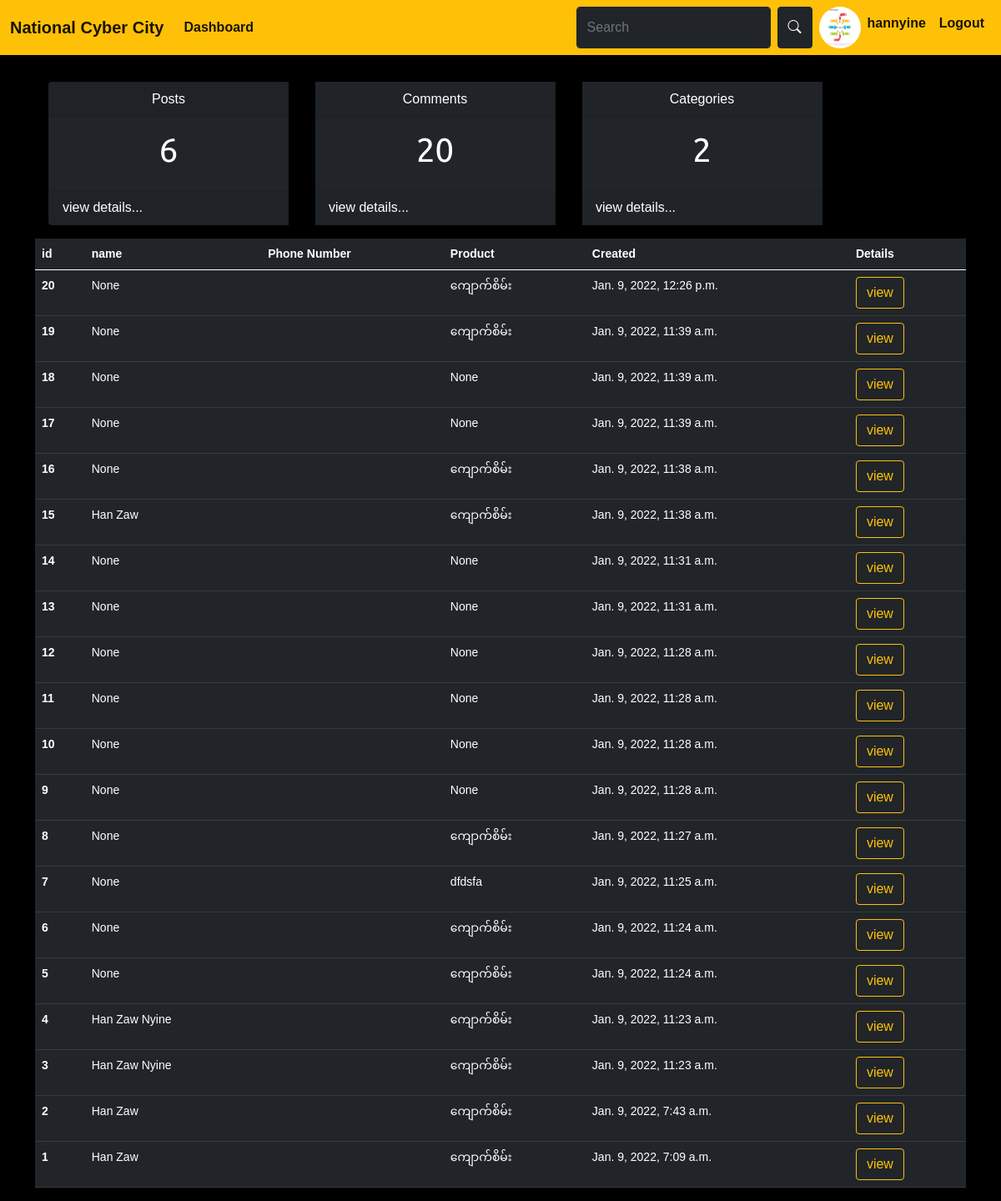
The page /dashboard (signed in) on the database its author committed.
### jade/models.py (models this page shows, shortened)
class Customer(models.Model):
    user = models.OneToOneField(User, on_delete=models.CASCADE, null=True)
    name = models.CharField(max_length=200, null=True)
    profile = models.ImageField(upload_to='profiles/',null=True,blank=True)
    email = models.EmailField(max_length=200, null=True)
    phone = models.CharField(max_length=200, null=True)
    created = models.DateTimeField(auto_now_add=True)
    def __str__(self):
        return self.name

class Comment(models.Model):
    product = models.ForeignKey(Product, on_delete=models.CASCADE,null=True)
    name = models.ForeignKey(Customer,on_delete=models.SET_NULL,null=True)
    comment = models.TextField()
    created = models.DateTimeField(auto_now_add=True)

class Product(models.Model):
    category = models.ForeignKey(Category, related_name='products', on_delete=models.CASCADE)
    name = models.CharField(max_length=200, db_index=True)
    slug = models.SlugField(max_length=200, db_index=True)
    description = models.TextField(blank=True)
    price = models.DecimalField(max_digits=10, decimal_places=2)
    available = models.BooleanField(default=True)
    created = models.DateTimeField(auto_now_add=True)
    class Meta:
        ordering = ('name',)
        index_together = (('id', 'slug'),)
    def __str__(self):
        return self.name

### jade/decorators.py (the view)
    def wrapper(request,*args,**kwargs):
        if request.user.groups.first().name == "admin":
            return view_fun(request,*args,**kwargs)
        if request.user.groups.first().name == "customer":
            return redirect('/customer_profile')

### jade/views.py (called while the page is built)
@login_required(login_url='/login')
@admin_only
def dashboard(request):
    products = Product.objects.all().count()
    comments = Comment.objects.all().order_by('-created')
    categories = Category.objects.all().count()
    return render(request, 'jade/dashboard.html',
                  {'products': products, 'comments': comments, 'categories': categories})

### jade/templates/jade/dashboard.html (shortened to what this page needs)
{% extends "components/base.html" %}
{% load static %}
{% block content %}
    <div class="card-group text-center">
        <div class="card text-white bg-dark m-3" style="max-width: 18rem;">
            <div class="card-header">Posts</div>
            <div class="card-body">
                <h1 class="card-title">{{ products }}</h1>
            </div>
            <a href="{% url 'shop:allproduct' %}" class="card-footer text-white text-left stretched-link">view
                details...</a>
        </div>
        <div class="card text-white bg-dark m-3" style="max-width: 18rem;">
            <div class="card-header">Comments</div>
            <div class="card-body">
                <h1 class="card-title">{{ comments.count }}</h1>
            </div>
            <a href="{% url 'shop:allcomment' %}" class="card-footer text-white text-left stretched-link">view
                details...</a>
        </div>
        <div class="card text-white bg-dark m-3" style="max-width: 18rem;">
            <div class="card-header">Categories</div>
            <div class="card-body">
                <h1 class="card-title">{{ categories }}</h1>
            </div>
            <a href="{% url 'shop:allcategories' %}" class="card-footer  text-white text-left stretched-link">view details...</a>
        </div>
        <table class="table table-dark">
            <thead>
            <tr class="table-dark">
                <th scope="col">id</th>
                <th scope="col">name</th>
                <th scope="col">Phone Number</th>
                <th scope="col">Product</th>
                <th scope="col">Created</th>
                <th scope="col">Details</th>
            </tr>
            </thead>
            <tbody>
            {% for comment in comments %}
                <tr>
                    <th scope="row">{{ comment.id }}</th>
                    <td>{{ comment.name }}</td>
                    <td>{{ comment.phoneno }}</td>
                    <td>{{ comment.product }}</td>
                    <td>{{ comment.created }}</td>
                    <td><a href="{% url 'shop:commentdetails'  comment.id %}" class="btn btn-outline-warning">view</a></td>
                </tr>
            {% endfor %}
            </tbody>
        </table>
{% endblock %}

### jade/templates/components/nav.html (shortened to what this page needs)
{% url 'shop:dashboard' as dashboard %}
<nav class="navbar navbar-expand-lg navbar-light bg-warning">
  <div class="container-fluid">
    <div class="collapse navbar-collapse" id="navbarTogglerDemo01">
        <a class="navbar-brand" href="{% url 'shop:product_list' %}"><b>National Cyber City</b></a>
    <ul class="navbar-nav me-auto mb-2 mb-lg-0">
      {% if request.user.is_authenticated %}
          <li class="nav-item">
         <a class="nav-link {% if request.path == dashboard %}active{% endif %}" aria-current="page" href="{% url 'shop:dashboard' %}"><b>Dashboard</b></a>
        </li>
      {% endif %}
     </ul>
      <form class="d-flex" method="POST" action="/search">
        <input class="form-control me-2 btn-dark text-white" type="search" placeholder="Search" aria-label="Search" name="search">
        <button class="btn btn-dark me-2" type="submit"><i class="bi bi-search" id="searchview"></i></button>
          <ul class="navbar-nav me-auto">
              {% if request.user.is_authenticated %}
                  <li class="nav-item md-2">
                      <img width="50" height="50" src="/media/{{ request.user.customer.profile }}" style="border-radius: 50%" alt="{{ request.user.customer.profile }}"/>
                  </li>
          <li class="nav-item">
              <a class="nav-link active" aria-current="page" href="{% url 'shop:customer_profile' %}"><b>{{ request.user.username }}</b></a>
            </li><li class="nav-item">
              <a class="nav-link active" aria-current="page" href="{% url 'shop:logout' %}"><b>Logout</b></a>
            </li>
              {% endif %}
        </ul>
      </form>
    </div>
  </div>
</nav>

### jade/static/css/base.css (style rules this page uses)
body { margin: 0; padding: 0; font-family: helvetica, sans-serif; background-color: black; }
h1, h2, h3, h4, h5, h6 { font-family: 'Ubuntu', sans-serif; font-weight: normal; }
a { text-decoration: none; color: #5993bb; }
.text-left { text-align: left; }
table { width: 100%; border-spacing: 0; border-collapse: collapse; }
table th, table td { text-align: left; font-size: 14px; padding: 10px; margin: 0; }
tbody tr:nth-child(odd) { background: #efefef; }
thead th, tbody tr.total { background: #5993bb; color: #fff; font-weight: bold; }

### rows shown on the page
Comment: id "20", name "None", product "ကျောက်စိမ်း", created "Jan. 9, 2022, 12:26 p.m."
Comment: id "19", name "None", product "ကျောက်စိမ်း", created "Jan. 9, 2022, 11:39 a.m."
Comment: id "18", name "None", product "None", created "Jan. 9, 2022, 11:39 a.m."
Comment: id "17", name "None", product "None", created "Jan. 9, 2022, 11:39 a.m."
Comment: id "16", name "None", product "ကျောက်စိမ်း", created "Jan. 9, 2022, 11:38 a.m."
Comment: id "15", name "Han Zaw", product "ကျောက်စိမ်း", created "Jan. 9, 2022, 11:38 a.m."
Comment: id "14", name "None", product "None", created "Jan. 9, 2022, 11:31 a.m."
Comment: id "13", name "None", product "None", created "Jan. 9, 2022, 11:31 a.m."
Comment: id "12", name "None", product "None", created "Jan. 9, 2022, 11:28 a.m."
Comment: id "11", name "None", product "None", created "Jan. 9, 2022, 11:28 a.m."
Comment: id "10", name "None", product "None", created "Jan. 9, 2022, 11:28 a.m."
Comment: id "9", name "None", product "None", created "Jan. 9, 2022, 11:28 a.m."
Comment: id "8", name "None", product "ကျောက်စိမ်း", created "Jan. 9, 2022, 11:27 a.m."
Comment: id "7", name "None", product "dfdsfa", created "Jan. 9, 2022, 11:25 a.m."
Comment: id "6", name "None", product "ကျောက်စိမ်း", created "Jan. 9, 2022, 11:24 a.m."
Comment: id "5", name "None", product "ကျောက်စိမ်း", created "Jan. 9, 2022, 11:24 a.m."
Comment: id "4", name "Han Zaw Nyine", product "ကျောက်စိမ်း", created "Jan. 9, 2022, 11:23 a.m."
Comment: id "3", name "Han Zaw Nyine", product "ကျောက်စိမ်း", created "Jan. 9, 2022, 11:23 a.m."
Comment: id "2", name "Han Zaw", product "ကျောက်စိမ်း", created "Jan. 9, 2022, 7:43 a.m."
Comment: id "1", name "Han Zaw", product "ကျောက်စိမ်း", created "Jan. 9, 2022, 7:09 a.m."

### other values the page prints
{{ request.user.username }} "hannyine"
{{ products }} "6"
{{ comments.count }} "20"
{{ categories }} "2"
